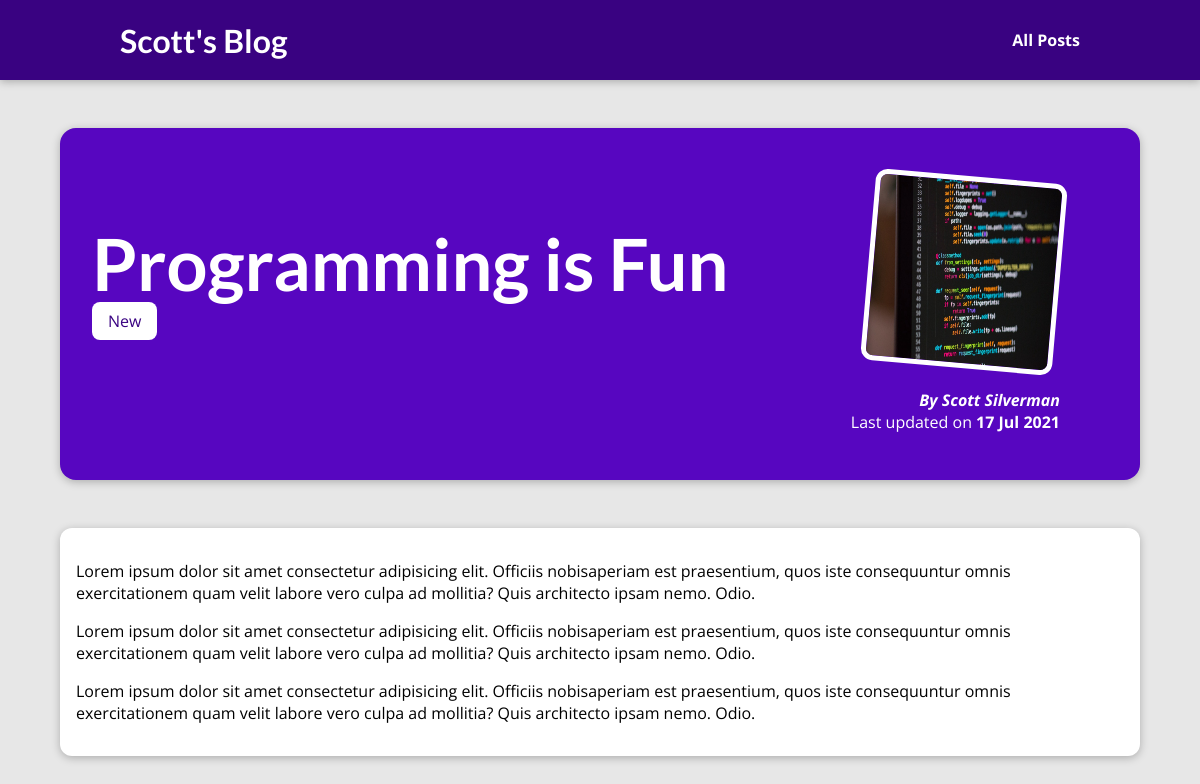
Page /posts/programming-is-fun on the committed database.
### main_blog/models.py (models this page shows, shortened)
class Post(models.Model):
  title = models.CharField(max_length=100)
  excerpt = models.CharField(max_length=200)
  image = models.ImageField(upload_to="posts", null=True)
  date = models.DateField(auto_now=True)
  slug = models.SlugField(unique=True, db_index=True)
  content = models.TextField(validators=[MinLengthValidator(10)])
  author = models.ForeignKey(Author, on_delete=models.SET_NULL, null=True, related_name="posts")
  tags = models.ManyToManyField(Tag)

class Tag(models.Model):
  caption = models.CharField(max_length=20)

class Author(models.Model):
  first_name = models.CharField(max_length=100)
  last_name = models.CharField(max_length=100)
  email_address = models.EmailField()
  def full_name(self):
    return f"{self.first_name} {self.last_name}"
  def __str__(self):
    return self.full_name()

### main_blog/views.py (the view)
# urls.py: path("posts/<slug:slug>", views.post_detail, name="post-detail-page")
def post_detail(request, slug):
    identified_post = get_object_or_404(Post, slug=slug)
    return render(request, "main_blog/post-details.html", {
      "post": identified_post,
      "post_tags": identified_post.tags.all()
    })

### main_blog/templates/main_blog/post-details.html (shortened to what this page needs)
{% extends "base.html" %}
{% load static %}
{% block css_files %}
  <link rel="stylesheet" href="{% static "main_blog/post-details.css" %}" />
{% endblock %}
{% block content %}
  <section id="summary">
    <h2>{{ post.title }}</h2>
    <div>
      {% for tag in post_tags %}
        <span class="tag">{{ tag.caption }}</span>
      {% endfor %}
    </div>
    <article>
      <img src="{{ post.image.url }}" alt={{ post.title }} />
      <address>By <a href="mailto:{{ post.author.email_address }}">{{ post.author }}</a></address>
      <div>
        Last updated on <time>{{ post.date|date:"d M Y" }}</time>
      </div>
    </article>
  </section>
  <main>
    {{ post.content|linebreaks }}
  </main>
{% endblock %}

### static/app.css (style rules this page uses)
* { box-sizing: border-box; }
html { font-family: 'Open Sans', 'Lato', sans-serif; }
body { margin: 0; }
h1, h2, h3 { font-family: 'Lato', sans-serif; font-weight: bold; }

### main_blog/static/main_blog/post-details.css (style rules this page uses)
body { background-color: #e7e7e7; }
#summary { margin: 8rem auto 3rem auto; padding: 2rem; width: 90%; max-width: 90rem; border-radius: 16px; background-color: #5706c0; position: relative; box-shadow: 0 2px 8px rgba(0, 0, 0, 0.25); height: 22rem; }
#summary h2 { color: white; font-size: 4.5rem; margin-bottom: 0.25rem; }
#summary article { position: absolute; top: 2rem; right: 3rem; padding: 1rem 2rem; border-radius: 12px; text-align: right; color: white; }
#summary article img { width: 12rem; height: 12rem; border-radius: 12px; transform: rotateZ(5deg); border: 5px solid white; margin-bottom: 1rem; }
#summary address { font-weight: bold; }
#summary time { font-weight: bold; }
#summary a { color: white; text-decoration: none; }
main { width: 90%; max-width: 90rem; margin: 3rem auto; background-color: white; padding: 1rem; border-radius: 12px; box-shadow: 0 2px 8px rgba(0, 0, 0, 0.25); }
.tag { background-color: white; color: #390281; padding: 0.5rem 1rem; border-radius: 8px; }

### rows in the picture
Post: title "Programming is Fun", image (picture), author "Scott Silverman", date "17 Jul 2021", content "Lorem ipsum dolor sit amet consectetur adipisicing elit. Officiis nobisaperiam est praesentium, quos iste consequuntur omnis exercitationem quam velit labore vero culpa ad mollitia? Quis architecto ipsam nemo. Odio. Lorem ipsum dolor sit amet consectetur adipisicing elit. Officiis nobisaperiam est praesentium, quos iste consequuntur omnis exercitationem quam velit labore vero culpa ad mollitia? Quis architecto ipsam nemo. Odio. Lorem ipsum dolor sit amet consectetur adipisicing elit. Officiis nobisaperiam est praesentium, quos iste consequuntur omnis exercitationem quam velit labore vero culpa ad mollitia? Quis architecto ipsam nemo. Odio."
Tag: caption "New"
